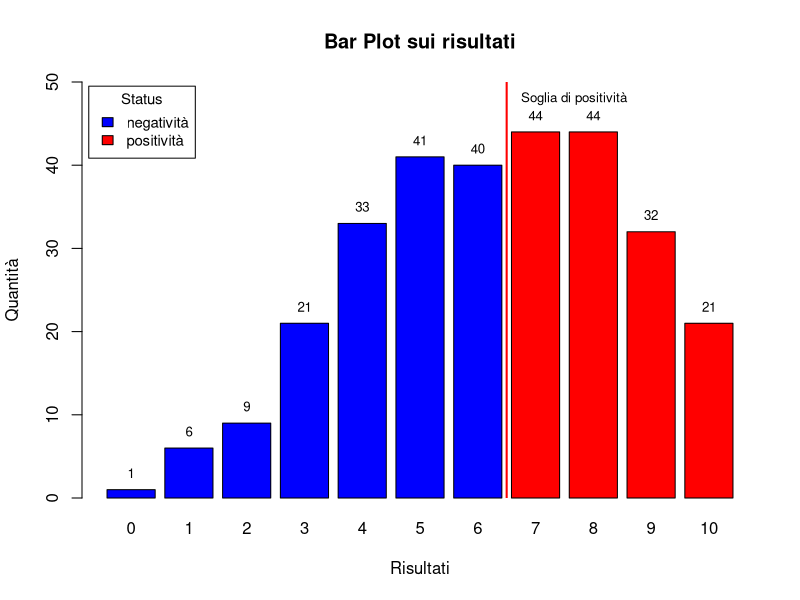

The R source for this figure:
# Carica il file CSV
data <- read.csv("Autism-Child-Data.csv")

# Rimuovi le colonne delle variabili age_desc e relation
data <- subset(data, select = -c(age_desc, relation))

colori <- c("blue","blue","blue","blue","blue","blue","blue","red","red","red","red")

colori_legenda <- c("blue", "red")

testo_legenda <- c("negatività", "positività")

risultati <- data$result

intervallo_risultati <- c(0:10)

risultati_interi <- table(risultati)

altezza_barre <- barplot(risultati_interi, xlab = "Risultati", main = "Bar Plot sui risultati",
                         ylab = "Quantità", ylim = c(0,50), col = colori)

text(x = altezza_barre,
     y = risultati_interi + 2,
     label = risultati_interi,
     cex = 0.8,
     col = "black")

segments(x0 = altezza_barre[7] + 0.6, y0 = risultati_interi[7] + 10,
         x1 = altezza_barre[8] - 0.6, y1 = 0, col = "red", lwd = 2)

text(x = altezza_barre[7] + 2,
     y = risultati_interi[7] + 8,
     label = "Soglia di positività",
     cex = 0.8,
     col = "black")

legend("topleft", legend = testo_legenda, fill = colori_legenda, title = "Status", inset = c(0.01, 0.01), cex=0.9)